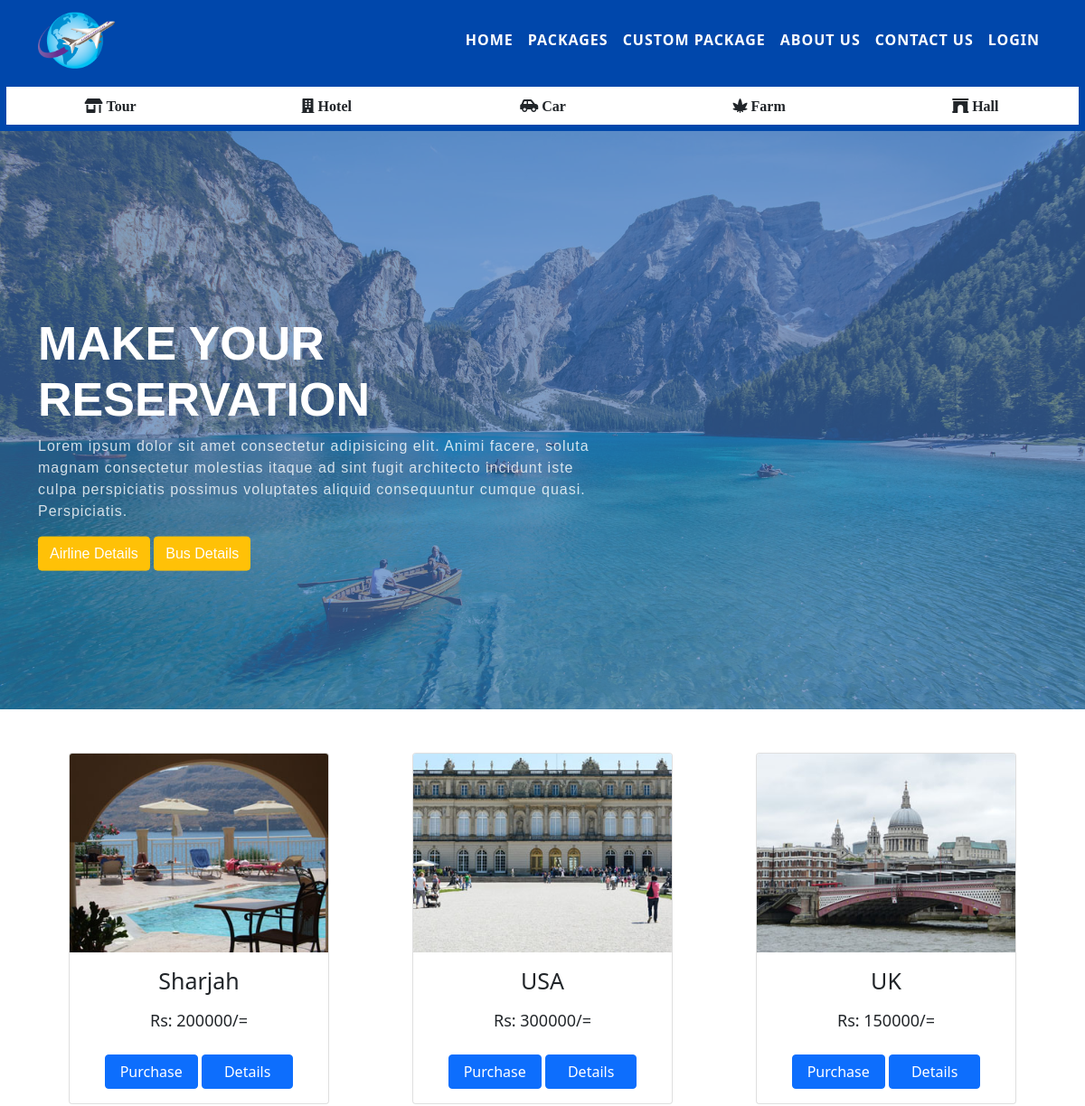
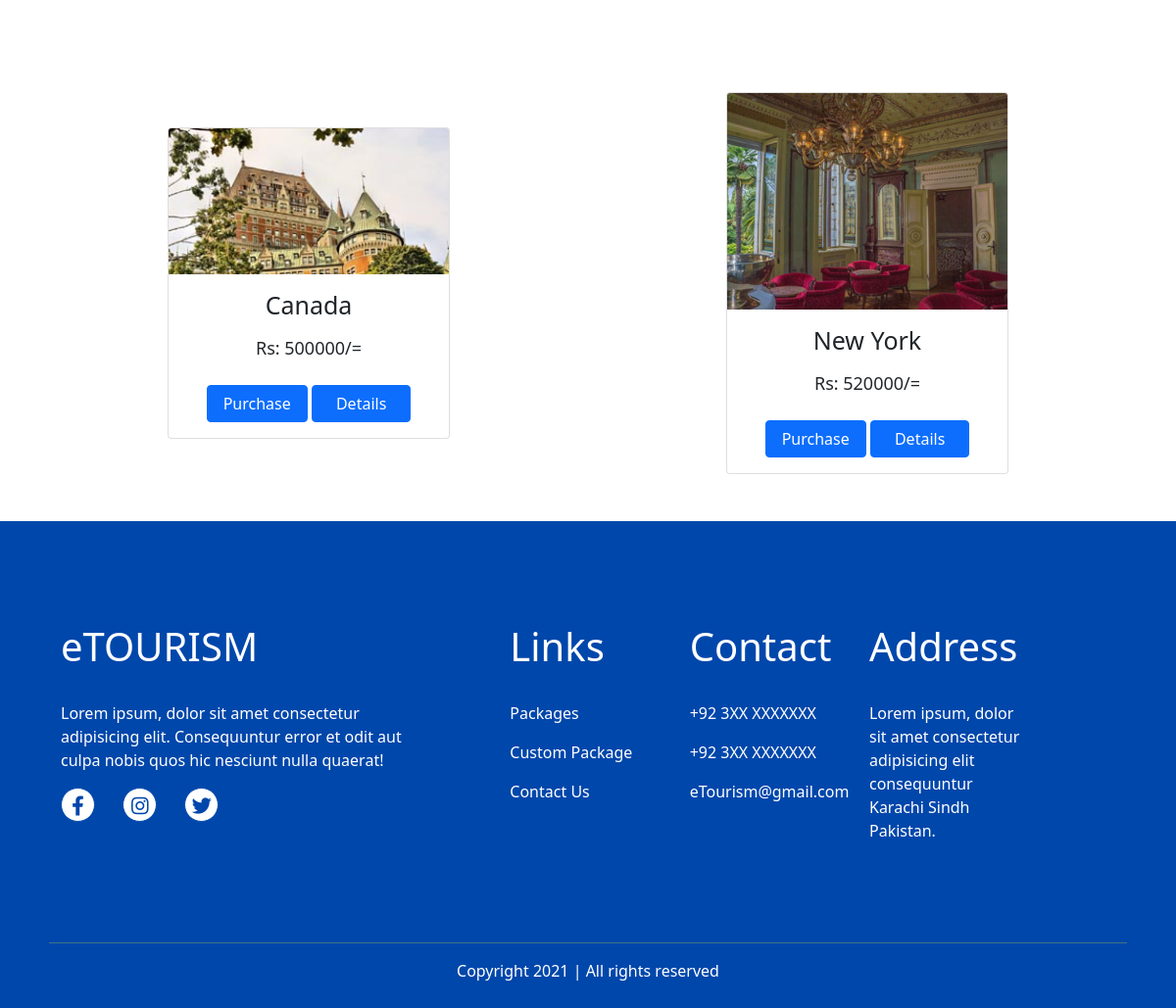
The app's page /luxurypackage.php with its own data (2 pictures, top to bottom).
### tables this page shows
CREATE TABLE `producttable` (
  `Id` int(11) NOT NULL,
  `packageName` varchar(100) NOT NULL,
  `packagePrice` varchar(100) NOT NULL,
  `packageImage` varchar(200) NOT NULL,
  `packageCategory` varchar(100) NOT NULL,
  `packageDescription` text NOT NULL
);

### luxurypackage.php (the view, shortened to what this page needs)
<?php
include 'header.php';
?>
<!DOCTYPE html>
<html lang="en">
<head>
    <link rel="stylesheet" href="css/bootstrap.css">
    <link rel="stylesheet" href="css/style.css">
    <link rel="stylesheet" href="css/all.css">
    <link rel="stylesheet" href="css/owl.carousel.min.css">
</head>
<body>
    <div class="container">
        <div class="row">
    <?php
    include 'config.php';
    $sqlQuery = "SELECT * FROM `producttable`";
    $query = mysqli_query($con, $sqlQuery);
    while($row = mysqli_fetch_array($query)){
        $checkpage = $row['packageCategory'];
        if($checkpage === 'Luxury Packages'){
        echo "
        <div class='col-sm-12 col-md-4 m-auto py-5 text-center'>
        <div class='card m-auto' style='width: 18rem;'>
  <img src='admin/$row[packageImage]' class='card-img-top'>
  <div class='card-body'>
    <h5 class='card-title' style='font-size:25px;'>$row[packageName]</h5>
    <p class='card-text py-2' style='font-size:18px;'>Rs: $row[packagePrice]/=</p>
    <a href='admin/order.php? Id=$row[Id]' class = 'btn btn-primary text-white px-3'>Purchase</a>
    <a href='packagedetail.php? Id=$row[Id]' class = 'btn btn-primary text-white px-4'>Details</a>
  </div>
</div>
</div>
        ";
    }
}
    ?>
        </div>
    </div>
</body>
</html>
<?php
include 'footer.php';
?>

### header.php (shortened to what this page needs)
<!DOCTYPE html>
<html lang="en">
<head>
    <link rel="stylesheet" href="css/bootstrap.css">
    <link rel="stylesheet" href="css/style.css">
    <link rel="stylesheet" href="css/all.css">
    <link rel="stylesheet" href="css/owl.carousel.min.css">
</head>
<body>
<nav class="navbar sticky-top navbar-expand-lg navbar-light">
        <div class="container">
            <a class="navbar-brand" href="index.php">
                <img src="images/logo.png" atl="logo" class="img-fluid">
            </a>
            <div class="collapse navbar-collapse" id="navbarText">
                <span class="navbar-text">
                    <ul class="navbar-nav me-auto mb-2 mb-lg-0">
                        <li class="nav-item">
                            <a class="nav-link active" aria-current="page" href="index.php">HOME</a>
                        </li>
                        <li class="nav-item">
                            <a class="nav-link" href="packages.php">PACKAGES</a>
                        </li>
                        <li class="nav-item">
                            <a class="nav-link" href="customPackage.php">CUSTOM PACKAGE</a>
                        </li>
                        <li class="nav-item">
                            <a class="nav-link" href="aboutus.php">ABOUT US</a>
                        </li>
                        <li class="nav-item">
                            <a class="nav-link" href="contactus.php">CONTACT US</a>
                        </li>
                        <li class="nav-item">
                                <?php
                                if(isset($_SESSION['username'])){
                                    echo "
                                    <a class='nav-link' href='logout.php'>LOGOUT</a>
                                    ";
                                }
                                else{
                                    echo "
                                    <a class='nav-link' href='login.php'>LOGIN</a>
                                    ";
                                }
                                ?>
                        </li>
                    </ul>
                </span>
            </div>
        </div>
    </nav>
    <div class="mainCard slider brand-carousel owl-carousel">
      <div class="card1">
        <a href="tourpackages.php"><i class="fas fa-store-alt py-2 text-dark"> Tour</i></a>
      </div>
      <div class="card2">
          <a href="hotelpackage.php"><i class="fas fa-building py-2 text-dark"> Hotel</i></a>
      </div>
      <div class="card3">
          <a href="carpackage.php"><i class="fas fa-car-side py-2 text-dark"> Car</i></a>
      </div>
      <div class="card4">
           <a href="farmpackage.php"><i class="fas fa-cannabis py-2 text-dark"> Farm</i></a>
      </div>
      <div class="card5">
           <a href="farmpackage.php"><i class="fas fa-archway py-2 text-dark"> Hall</i></a>
      </div>
    </div>
    <div id="booking" class="section">
		<div class="section-center">
			<div class="container">
				<div class="row">
					<div class="col-md-7 col-md-push-5">
						<div class="booking-cta">
							<h1>Make your reservation</h1>
							<p>Lorem ipsum dolor sit amet consectetur adipisicing elit. Animi facere, soluta magnam consectetur molestias itaque
								ad sint fugit architecto incidunt iste culpa perspiciatis possimus voluptates aliquid consequuntur cumque quasi.
								Perspiciatis.
							</p>
                                <button type="button" class="btn btn-warning text-white" data-bs-toggle="modal" data-bs-target="#exampleModal">
                                    Airline Details
                                </button>
                                <button type="button" class="btn btn-warning text-white" data-bs-toggle="modal" data-bs-target="#BusModal">
                                    Bus Details
                                </button>
						</div>
					</div>
				</div>
			</div>
		</div>
	</div>
</body>
</html>

### footer.php
<footer class="footer">
        <div class="container-fluid">
            <div class="row">
                <div class="col-md-5">
                    <h1 class="py-4">eTOURISM</h1>
                    <p style="padding-right: 50px;">Lorem ipsum, dolor sit amet consectetur adipisicing elit. Consequuntur error et odit aut culpa
                        nobis
                        quos hic nesciunt nulla quaerat!</p>
                    <span>
                        <i class="fab fa-facebook-f"></i>
                        <i class="fab fa-instagram mx-4"></i>
                        <i class="fab fa-twitter"></i>
                    </span>
                </div>
                <div class="col-md-2">
                    <h1 class="py-4">Links</h1>
                    <p><a class="text-decoration-none text-white" href="packages.php">Packages</a></p>
                    <p><a class="text-decoration-none text-white" href="customPackage.php">Custom Package</a></p>
                    <p><a class="text-decoration-none text-white" href="contactus.php">Contact Us</a></p>
                </div>
                <div class="col-md-2">
                    <h1 class="py-4">Contact</h1>
                    <p>+92 3XX XXXXXXX</p>
                    <p>+92 3XX XXXXXXX</p>
                    <p>eTourism@gmail.com</p>
                </div>
                <div class="col-md-2">
                    <h1 class="py-4">Address</h1>
                    <p>Lorem ipsum, dolor sit amet consectetur adipisicing elit consequuntur Karachi Sindh Pakistan.</p>
                </div>
            </div>
        </div>
        <div style="top: 70px; position: relative;">
            <hr style="color: yellow;">
            <p style="text-align: center;">Copyright 2021 | All rights reserved</p>
        </div>
    </footer>

### css/style.css (style rules this page uses)
* { margin: 0; padding: 0; }
.navbar { background-color: #0047AB; }
.navbar img { width: 19% !important; height: auto !important; }
.navbar .navbar-brand { width: 40%; }
.nav-link { color: #fff !important; font-weight: 600; letter-spacing: 1px; }
.section { position: relative; height: 80vh; }
.section .section-center { position: absolute; top: 50%; left: 0; right: 0; -webkit-transform: translateY(-50%); transform: translateY(-50%); }
#booking { font-family: 'Montserrat', sans-serif; background-image: url('../images/background.jpg'); background-size: cover; background-position: center; }
#booking::before { content: ''; position: absolute; left: 0; right: 0; bottom: 0; top: 0; background: rgba(47, 103, 177, 0.6); }
.booking-cta { margin-top: 80px; margin-bottom: 30px; }
.booking-cta h1 { font-size: 52px; text-transform: uppercase; color: #fff; font-weight: 700; }
.booking-cta p { font-size: 16px; color: rgba(255, 255, 255, 0.8); letter-spacing:1px; }
:root { --marquee-width: 80vw; --marquee-height: 20vh; --marquee-elements-displayed: 5; --marquee-element-width: calc(var(--marquee-width) / var(--marquee-elements-displayed)); --marquee-animation-duration: calc(var(--marquee-elements) * 3s); }
.footer { background-color: #0047AB; padding: 80px 50px; color: #fff; }
.fa-facebook-f,.fa-instagram,.fa-twitter { font-size: 20px; background-color: #fff; color: #0047AB; text-align: center; justify-content: center; align-items: center; width: 35px; height: 35px; border-radius: 50%; line-height: 35px !important; cursor:pointer; border: 1px solid #0047AB; }
.mainCard { display: flex; flex-direction: row; justify-content: space-around; flex-wrap: wrap; padding: 5px 0; border: 7px solid #0047AB; text-align: center; }

### css/all.css (style rules this page uses)
.fa, .fas, .far, .fal, .fad, .fab { -moz-osx-font-smoothing: grayscale; -webkit-font-smoothing: antialiased; display: inline-block; font-style: normal; font-variant: normal; text-rendering: auto; line-height: 1; }
.fa-archway:before { content: "\f557"; }
.fa-building:before { content: "\f1ad"; }
.fa-cannabis:before { content: "\f55f"; }
.fa-car-side:before { content: "\f5e4"; }
.fa-facebook-f:before { content: "\f39e"; }
.fa-instagram:before { content: "\f16d"; }
.fa-store-alt:before { content: "\f54f"; }
.fa-twitter:before { content: "\f099"; }
.fab { font-family: 'Font Awesome 5 Brands'; font-weight: 400; }
.fa, .fas { font-family: 'Font Awesome 5 Free'; font-weight: 900; }

### records on screen
producttable: packageImage (picture), packageName "Sharjah", packagePrice "200000"
producttable: packageImage (picture), packageName "USA", packagePrice "300000"
producttable: packageImage (picture), packageName "UK", packagePrice "150000"
producttable: packageImage (picture), packageName "Canada", packagePrice "500000"
producttable: packageImage (picture), packageName "New York", packagePrice "520000"
